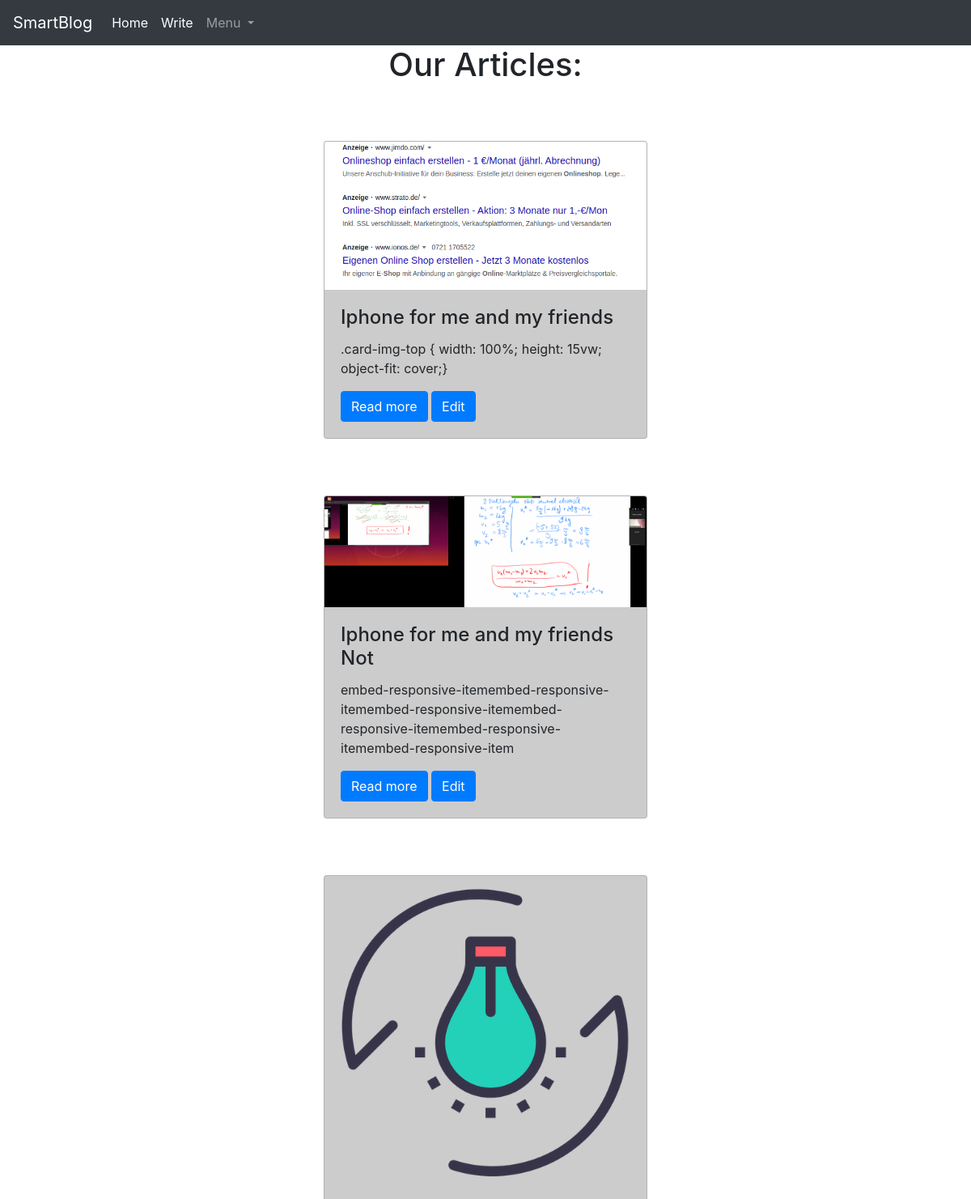
The app's page /articles/ (signed in, upper part), older data.
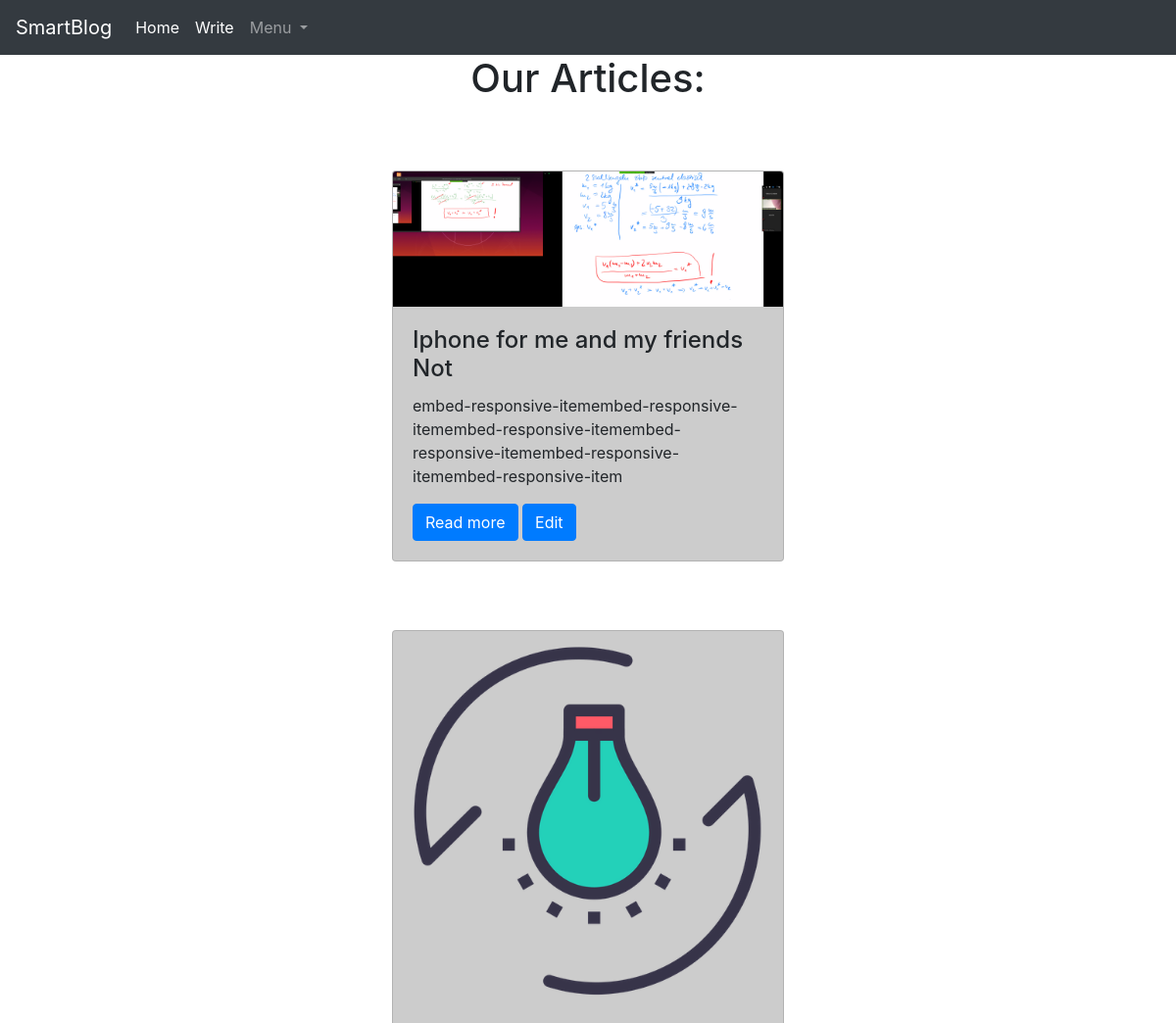
The same page, newer data.
### blog/models.py (models this page shows)
class Blog(models.Model):
    author = models.CharField(max_length=115, validators=[validate_name])
    title = models.CharField(max_length=250, validators=[validate_title])
    timestamp = models.DateTimeField(auto_now_add=True)
    likes = models.IntegerField(default=0)
    section = models.CharField(max_length=115)
    dislikes = models.IntegerField(default=0)
    short_version = models.CharField(max_length=1155, validators=[validate_shortversion])
    text = RichTextField(blank=True, null=True)
    image = models.ImageField(blank=True, upload_to="")
    class Meta:
        permissions = (
            ("can_write", "Can write"),
            ("can_read", "Can read"),
        )

### blog/views.py (the view)
# urls.py: path('articles/', ArticleList.as_view(), name="list_articles"),
class ArticleList(ListView):
    template_name = 'Blog_list.html'
    queryset = Blog.objects.all()

### blog/templatetags/auth_extras.py (called while the page is built)
@register.filter(name="has_group")
def has_group(user, group_name):
    group = Group.objects.get(name=group_name)
    return True if group in user.groups.all() else False

### templates/Blog_list.html (shortened to what this page needs)
{% extends 'base.html' %}
{% load static %}
{% load auth_extras %}
{% block title %}
    <link rel="stylesheet" type="text/css" href="{% static 'articles.css' %}">
{% endblock %}
{% block content %}
    <h1 id="headline" align="center">Our Articles:</h1>
    {% for elems in blog_list %}
        {% if elems.image %}
            <div class="card" style="width: 25rem;">
                <img class="card-img-top" src="{{ elems.image.url }}" alt="Card image cap">
                <div class="card-body">
                    <h4 class="card-title">{{ elems.title }}</h4>
                    <p class="card-text">{{ elems.short_version }}</p>
                    <a href="/blog/{{ elems.id }}" class="btn btn-primary">Read more</a>
                    {% if request.user|has_group:"Admin" %}
                        <a href="/edit/{{ elems.id }}" class="btn btn-primary">Edit</a>
                    {% endif %}
                </div>
            </div>
        {% endif %}
    {% endfor %}
{% endblock %}

Row changes from the older to the newer data that the page shows:
removed Blog: image (picture), title "Iphone for me and my friends", short_version ".card-img-top { width: 100%; height: 15vw; object-fit: cover;}"
